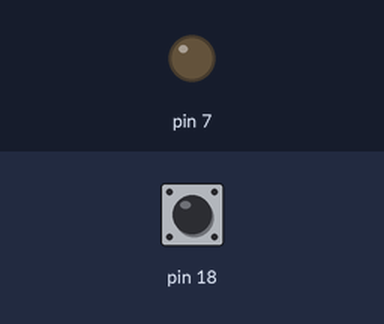
A program run on a simulated Raspberry Pi (header pin numbers) with a Blinkt!. On the bench: output pins drawn as LEDs (lit = HIGH). The inputs (shaded band) are chosen by the test bench; at power-on: pin 18 LOW.

Above: at 1.2 s.
1.3 s: pin 18 pulled HIGH for 0.15 s
Timing chart, 0 to 4.3 s (numbered marks = the images above; inputs shaded):
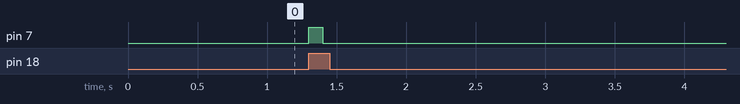

The program:

taster.py
```python
# wenn der Taster auf Pin 18 betaetigt wird,
# Blinkt die LED kurz auf
import RPi.GPIO as GPIO
import time

# Pin-Nummer wie auf dem Raspberry verwenden
GPIO.setmode(GPIO.BOARD)

# Pin 18 als Input deklarieren und Pull-Down Widerstand aktivieren
GPIO.setup(18, GPIO.IN, pull_up_down = GPIO.PUD_DOWN)
# Pin 7 als Output deklarieren
GPIO.setup(7, GPIO.OUT)

# ISR
def Interrupt(channel):
	# LED an
	GPIO.output(7, GPIO.HIGH)
	# 0,1 Sekunde warten
	time.sleep(0.1)
	# LED aus
      	GPIO.output(7, GPIO.LOW)

# Interrupt Event hinzufuegen. Pin 18, auf steigende Flanke reagieren und ISR "Interrupt" deklarieren
GPIO.add_event_detect(18, GPIO.RISING, callback = Interrupt, bouncetime = 200)

# Endlosschleife
while True:
  time.sleep(1)
```

Measured:
- after the input at 1.3 s, pin 7: LOW → HIGH at once, → LOW 0.10 s later
